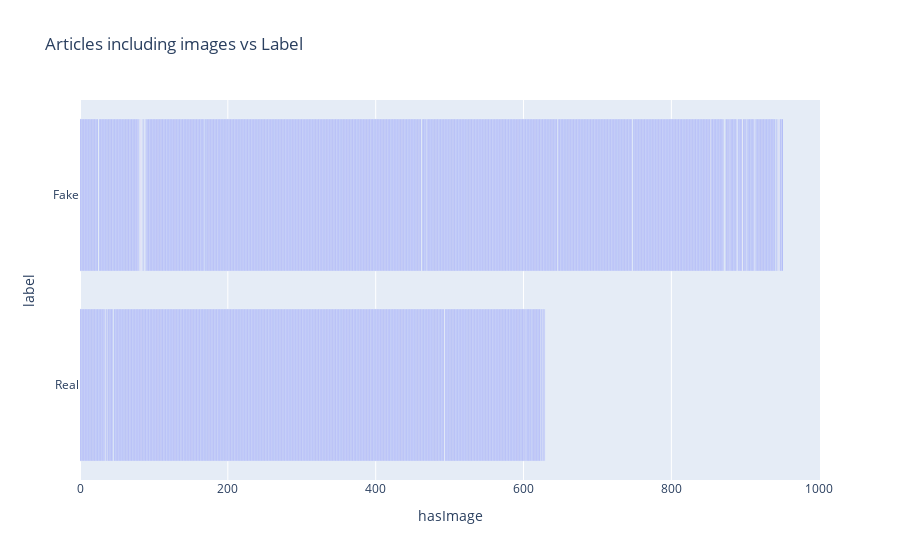

The notebook cell this image was saved under:
### Code cell
fig = px.bar(df, x='hasImage', y='label',title='Articles including images vs Label')
fig.show()

### Figure 1 — Plotly figure (JSON) as saved in the notebook; plotly's stock layout.template omitted (floating-point values rounded to 4 significant figures; data arrays with more than 128 entries replaced by an {"elided": "..."} marker saying what was removed)
{"data": [{"alignmentgroup": "True", "hovertemplate": "hasImage=%{x}<br>label=%{y}<extra></extra>", "legendgroup": "", "marker": {"color": "#636efa", "pattern": {"shape": ""}}, "name": "", "offsetgroup": "", "orientation": "h", "showlegend": false, "textposition": "auto", "type": "bar", "x": {"elided": "2035 int values"}, "xaxis": "x", "y": {"elided": "2035 str values"}, "yaxis": "y"}], "layout": {"barmode": "relative", "legend": {"tracegroupgap": 0}, "title": {"text": "Articles including images vs Label"}, "xaxis": {"anchor": "y", "domain": [0, 1], "title": {"text": "hasImage"}}, "yaxis": {"anchor": "x", "domain": [0, 1], "title": {"text": "label"}}}}
